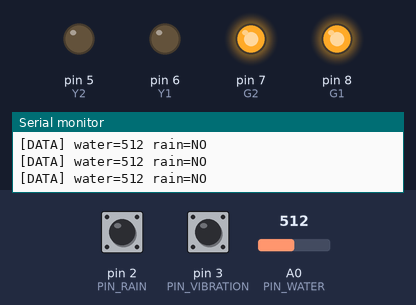
A sketch run on a simulated Arduino Uno, built with avr-gcc and run on an emulated ATmega328P. On the bench: output pins drawn as LEDs (lit = HIGH), the last lines printed to the serial monitor. Inputs (shaded band) come from the test bench; at power-on: A0 (PIN_WATER) = 512, pin 2 (PIN_RAIN) HIGH, pin 3 (PIN_VIBRATION) HIGH. The modem accepts every AT command (registered, SIM ready, sends succeed) and sends nothing else; pins used as bus, display or sensor lines are not drawn.

Above: at 1.7 s.
1.8 s: A0 (PIN_WATER) set to 88
4.5 s: A0 (PIN_WATER) set to 72
At 7.3 s:
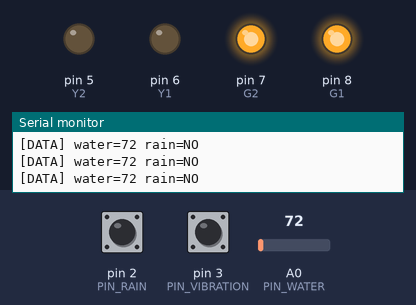
7.5 s: pin 2 (PIN_RAIN) pulled LOW for 0.15 s
At 8.5 s:
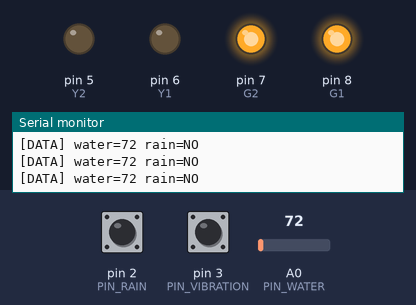
9.1 s: pin 3 (PIN_VIBRATION) pulled LOW for 0.15 s
At 10.0 s:
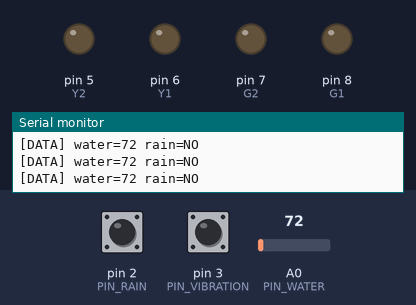
Timing chart, 0 to 18.7 s (numbered marks = the images above; inputs shaded):
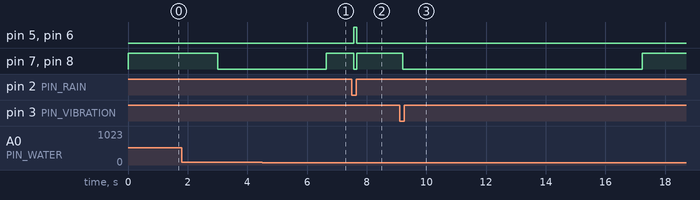

Measured:
- after the input at 4.5 s, pin 7 (G2), pin 8 (G1): LOW → HIGH after 2.2 s
- after the input at 7.5 s, pin 5 (Y2), pin 6 (Y1): LOW → HIGH after 0.06 s, → LOW 0.10 s later; pin 7 (G2), pin 8 (G1): HIGH → LOW after 0.06 s, → HIGH 0.10 s later
- after the input at 9.1 s, pin 7 (G2), pin 8 (G1): HIGH → LOW after 0.11 s, → HIGH 8.0 s later

The sketch:

SafeSense_Arduino.ino
```cpp
#include <SoftwareSerial.h>
#include <avr/wdt.h>

// ═════════════════════ PINS ═════════════════════

const int PIN_RAIN      = 2;
const int PIN_VIBRATION = 3;
const int PIN_WATER     = A0;

// LEDs
const int G1 = 8;
const int G2 = 7;
const int Y1 = 6;
const int Y2 = 5;
const int R1 = 9;
const int R2 = 4;

// GSM MODULE
SoftwareSerial gsm(10, 11);      // RX=10, TX=11

// ESP32 COMMUNICATION
SoftwareSerial espSerial(12, 13); // RX=12, TX=13

// ═════════════════════ SETTINGS ═════════════════════

const String PHONE_NUMBER    = "+639709126550";
const int    WATER_THRESHOLD = 80;        // dry ~65-70, wet 80+
const unsigned long BLINK_SPEED   = 300;  // ms per blink half-cycle
const unsigned long ACCIDENT_TIME = 5000; // ms accident stays active
const unsigned long VIB_DEBOUNCE = 200;    // ms vibration debounce
const unsigned long POST_ACCIDENT_LOCKOUT = 3000; // ms lockout after accident

// ═════════════════════ STATE ═════════════════════

bool accidentActive  = false;
bool smsSent         = false;
bool floodSmsSent    = false;
bool vibrationTrigger = false;
bool lastVibState    = HIGH;
unsigned long accidentStart = 0;
unsigned long lastVibTime = 0;
unsigned long accidentEndTime = 0;

bool blinkState   = false;
unsigned long lastBlink = 0;

// Dedup — only send to ESP32 when state actually changes
String lastSentState = "";

// ═════════════════════ SMS ═════════════════════

void sendSMS(String msg) {
  Serial.println("[SMS] Sending...");
  gsm.listen();                           // ensure gsm is active receiver
  gsm.println("AT");         wdt_reset(); delay(300);
  gsm.println("AT+CMGF=1"); wdt_reset(); delay(300);
  gsm.print("AT+CMGS=\"");
  gsm.print(PHONE_NUMBER);
  gsm.println("\"");         wdt_reset(); delay(500);
  gsm.print(msg);            wdt_reset(); delay(300);
  gsm.write(26);             wdt_reset(); delay(2000); // wait for +CMGS response
  wdt_reset();
  Serial.println("[SMS] Sent");
}

// ═════════════════════ VIBRATION ═════════════════════

void checkVibration() {
  bool cur = digitalRead(PIN_VIBRATION);
  if (cur == LOW && lastVibState == HIGH) {
    if (millis() - lastVibTime > VIB_DEBOUNCE) {
      lastVibTime = millis();
      Serial.println("[VIB] Vibration detected!");
      vibrationTrigger = true;
    }
  }
  lastVibState = cur;
}

// ═════════════════════ LED MODES ═════════════════════

void greenMode() {
  digitalWrite(G1, HIGH); digitalWrite(G2, HIGH);
  digitalWrite(Y1, LOW);  digitalWrite(Y2, LOW);
  digitalWrite(R1, LOW);  digitalWrite(R2, LOW);
}

void yellowMode() {
  digitalWrite(G1, LOW);  digitalWrite(G2, LOW);
  digitalWrite(Y1, HIGH); digitalWrite(Y2, HIGH);
  digitalWrite(R1, LOW);  digitalWrite(R2, LOW);
}

void redMode() {
  digitalWrite(G1, LOW);  digitalWrite(G2, LOW);
  digitalWrite(Y1, LOW);  digitalWrite(Y2, LOW);
  digitalWrite(R1, HIGH); digitalWrite(R2, HIGH);
}

// ═════════════════════ SEND TO ESP32 (deduped) ═════════════════════

void sendToESP(String state) {
  if (state == lastSentState) return;
  lastSentState = state;
  espSerial.listen();                   // ensure espSerial is TX-active
  espSerial.println(state);
  Serial.println("[ESP] Sent: " + state);
}

// ═════════════════════ SYSTEM LOGIC ═════════════════════

void updateSystem() {
  int  water = analogRead(PIN_WATER);
  bool rain  = (digitalRead(PIN_RAIN) == LOW);

  Serial.print("[DATA] water="); Serial.print(water);
  Serial.print(" rain=");        Serial.println(rain ? "YES" : "NO");

  // ── ACCIDENT (vibration) ──────────────────────────────────────────
  if (vibrationTrigger && !accidentActive) {
    vibrationTrigger = false;
    accidentActive   = true;
    accidentStart    = millis();
    blinkState       = true;
    lastBlink        = millis();
    smsSent          = false;
    Serial.println("[STATE] ACCIDENT started");
    sendToESP("ACCIDENT");
  }

  if (accidentActive) {
    // Blink RED — works whether coming from GREEN, YELLOW, or solid RED
    if (millis() - lastBlink >= BLINK_SPEED) {
      lastBlink  = millis();
      blinkState = !blinkState;
    }
    digitalWrite(G1, LOW);  digitalWrite(G2, LOW);
    digitalWrite(Y1, LOW);  digitalWrite(Y2, LOW);
    digitalWrite(R1, blinkState ? HIGH : LOW);
    digitalWrite(R2, blinkState ? HIGH : LOW);

    // SMS once after 1 s
    if (!smsSent && millis() - accidentStart > 1000) {
      sendSMS("ALERT: Accident/crash detected at Brgy. Crossing Palkan, Tupi!");
      smsSent = true;
    }

    // End accident mode after ACCIDENT_TIME
    if (millis() - accidentStart >= ACCIDENT_TIME) {
      accidentActive   = false;
      accidentEndTime  = millis();
      digitalWrite(R1, LOW); digitalWrite(R2, LOW);
      lastSentState = "";
      Serial.println("[STATE] ACCIDENT ended");
    }
    return;
  }

  // ── FLOOD: water level triggered → RED + flood alert ─────────────
  if (millis() - accidentEndTime < POST_ACCIDENT_LOCKOUT) return;  // lockout after accident
  if (water > WATER_THRESHOLD) {
    redMode();
    sendToESP("FLOOD");
    if (!floodSmsSent) {
      sendSMS("ALERT: Flood danger detected at Brgy. Crossing Palkan, Tupi! Take immediate action.");
      floodSmsSent = true;
    }

  // ── WARNING: rain only → YELLOW, no alert ─────────────────────────
  } else if (rain) {
    yellowMode();
    sendToESP("CLEAR");
    floodSmsSent = false;   // reset: next flood event must re-send SMS

  // ── SAFE ──────────────────────────────────────────────────────────
  } else {
    greenMode();
    sendToESP("CLEAR");
    floodSmsSent = false;   // reset: next flood event must re-send SMS
  }
}

// ═════════════════════ SETUP ═════════════════════

void setup() {
  Serial.begin(9600);
  gsm.begin(9600);
  espSerial.begin(9600);

  pinMode(PIN_RAIN,      INPUT_PULLUP);
  pinMode(PIN_VIBRATION, INPUT_PULLUP);
  pinMode(PIN_WATER,     INPUT);

  pinMode(G1, OUTPUT); pinMode(G2, OUTPUT);
  pinMode(Y1, OUTPUT); pinMode(Y2, OUTPUT);
  pinMode(R1, OUTPUT); pinMode(R2, OUTPUT);

  greenMode();

  lastVibTime = millis();  // reset debounce timer — ignores power-on vibration
  delay(500);              // sensor settle: let SW-420 spring stop oscillating

  wdt_enable(WDTO_8S);
  Serial.println("[BOOT] SafeSense Arduino ready");
}

// ═════════════════════ LOOP ═════════════════════

void loop() {
  wdt_reset();
  checkVibration();
  updateSystem();
  delay(100);   // 100 ms — stable reads, no spam
}
```
